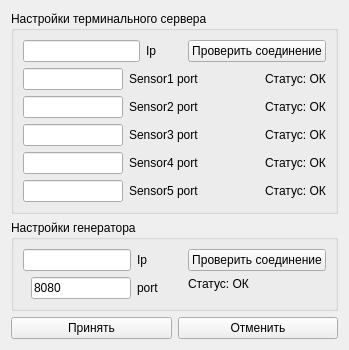
<?xml version="1.0" encoding="UTF-8"?>
<ui version="4.0">
 <class>connections_settings</class>
 <widget class="QWidget" name="connections_settings">
  <property name="geometry">
   <rect>
    <x>0</x>
    <y>0</y>
    <width>349</width>
    <height>340</height>
   </rect>
  </property>
  <property name="windowTitle">
   <string>Настройки соединения</string>
  </property>
  <layout class="QVBoxLayout" name="verticalLayout_4">
   <item>
    <widget class="QGroupBox" name="groupBox_2">
     <property name="title">
      <string>Настройки терминального сервера</string>
     </property>
     <layout class="QVBoxLayout" name="verticalLayout_3">
      <item>
       <layout class="QVBoxLayout" name="verticalLayout">
        <item>
         <layout class="QHBoxLayout" name="horizontalLayout">
          <item>
           <widget class="QLineEdit" name="server_ip_line_edit"/>
          </item>
          <item>
           <widget class="QLabel" name="label">
            <property name="text">
             <string>Ip</string>
            </property>
           </widget>
          </item>
          <item>
           <widget class="QLabel" name="label_16">
            <property name="text">
             <string>      </string>
            </property>
           </widget>
          </item>
          <item>
           <widget class="QPushButton" name="server_ping_button">
            <property name="text">
             <string>Проверить соединение</string>
            </property>
           </widget>
          </item>
         </layout>
        </item>
        <item>
         <layout class="QGridLayout" name="gridLayout">
          <item row="0" column="0">
           <widget class="QLineEdit" name="s1_port_line_edit">
            <property name="sizePolicy">
             <sizepolicy hsizetype="Expanding" vsizetype="Fixed">
              <horstretch>0</horstretch>
              <verstretch>0</verstretch>
             </sizepolicy>
            </property>
            <property name="maximumSize">
             <size>
              <width>100</width>
              <height>16777215</height>
             </size>
            </property>
            <property name="layoutDirection">
             <enum>Qt::LeftToRight</enum>
            </property>
            <property name="inputMethodHints">
             <set>Qt::ImhDigitsOnly</set>
            </property>
            <property name="alignment">
             <set>Qt::AlignLeading|Qt::AlignLeft|Qt::AlignVCenter</set>
            </property>
           </widget>
          </item>
          <item row="0" column="1">
           <widget class="QLabel" name="label_2">
            <property name="text">
             <string>Sensor1 port</string>
            </property>
           </widget>
          </item>
          <item row="0" column="2">
           <widget class="QLabel" name="label_15">
            <property name="text">
             <string>      </string>
            </property>
           </widget>
          </item>
          <item row="0" column="3">
           <widget class="QLabel" name="s1_status_label">
            <property name="text">
             <string>Статус: ОК</string>
            </property>
           </widget>
          </item>
          <item row="1" column="0">
           <widget class="QLineEdit" name="s2_port_line_edit">
            <property name="maximumSize">
             <size>
              <width>100</width>
              <height>16777215</height>
             </size>
            </property>
            <property name="inputMethodHints">
             <set>Qt::ImhDigitsOnly</set>
            </property>
           </widget>
          </item>
          <item row="1" column="1">
           <widget class="QLabel" name="label_3">
            <property name="text">
             <string>Sensor2 port</string>
            </property>
           </widget>
          </item>
          <item row="1" column="3">
           <widget class="QLabel" name="s2_status_label">
            <property name="text">
             <string>Статус: ОК</string>
            </property>
           </widget>
          </item>
          <item row="2" column="0">
           <widget class="QLineEdit" name="s3_port_line_edit">
            <property name="maximumSize">
             <size>
              <width>100</width>
              <height>16777215</height>
             </size>
            </property>
            <property name="inputMethodHints">
             <set>Qt::ImhDigitsOnly</set>
            </property>
           </widget>
          </item>
          <item row="2" column="1">
           <widget class="QLabel" name="label_4">
            <property name="text">
             <string>Sensor3 port</string>
            </property>
           </widget>
          </item>
          <item row="2" column="3">
           <widget class="QLabel" name="s3_status_label">
            <property name="text">
             <string>Статус: ОК</string>
            </property>
           </widget>
          </item>
          <item row="3" column="0">
           <widget class="QLineEdit" name="s4_port_line_edit">
            <property name="maximumSize">
             <size>
              <width>100</width>
              <height>16777215</height>
             </size>
            </property>
            <property name="inputMethodHints">
             <set>Qt::ImhDigitsOnly</set>
            </property>
           </widget>
          </item>
          <item row="3" column="1">
           <widget class="QLabel" name="label_5">
            <property name="text">
             <string>Sensor4 port</string>
            </property>
           </widget>
          </item>
          <item row="3" column="3">
           <widget class="QLabel" name="s4_status_label">
            <property name="text">
             <string>Статус: ОК</string>
            </property>
           </widget>
          </item>
          <item row="4" column="0">
           <widget class="QLineEdit" name="s5_port_line_edit">
            <property name="maximumSize">
             <size>
              <width>100</width>
              <height>16777215</height>
             </size>
            </property>
            <property name="inputMethodHints">
             <set>Qt::ImhDigitsOnly</set>
            </property>
           </widget>
          </item>
          <item row="4" column="1">
           <widget class="QLabel" name="label_6">
            <property name="text">
             <string>Sensor5 port</string>
            </property>
           </widget>
          </item>
          <item row="4" column="3">
           <widget class="QLabel" name="s5_status_label">
            <property name="text">
             <string>Статус: ОК</string>
            </property>
           </widget>
          </item>
         </layout>
        </item>
       </layout>
      </item>
     </layout>
    </widget>
   </item>
   <item>
    <widget class="QGroupBox" name="groupBox">
     <property name="title">
      <string>Настройки генератора</string>
     </property>
     <layout class="QHBoxLayout" name="horizontalLayout_2">
      <item>
       <layout class="QHBoxLayout" name="horizontalLayout_3">
        <item>
         <layout class="QFormLayout" name="formLayout_2">
          <property name="labelAlignment">
           <set>Qt::AlignRight|Qt::AlignTrailing|Qt::AlignVCenter</set>
          </property>
          <item row="0" column="0">
           <widget class="QLineEdit" name="generator_ip_line_edit"/>
          </item>
          <item row="0" column="1">
           <widget class="QLabel" name="label_7">
            <property name="text">
             <string>Ip</string>
            </property>
           </widget>
          </item>
          <item row="1" column="0">
           <widget class="QLineEdit" name="generator_port_line_edit">
            <property name="maximumSize">
             <size>
              <width>100</width>
              <height>16777215</height>
             </size>
            </property>
            <property name="inputMethodHints">
             <set>Qt::ImhDigitsOnly</set>
            </property>
            <property name="text">
             <string>8080</string>
            </property>
           </widget>
          </item>
          <item row="1" column="1">
           <widget class="QLabel" name="label_8">
            <property name="text">
             <string>port</string>
            </property>
           </widget>
          </item>
         </layout>
        </item>
        <item>
         <layout class="QVBoxLayout" name="verticalLayout_2">
          <item>
           <widget class="QPushButton" name="generatop_ping_button">
            <property name="text">
             <string>Проверить соединение</string>
            </property>
           </widget>
          </item>
          <item>
           <widget class="QLabel" name="generator_status_label">
            <property name="text">
             <string>Статус: ОК</string>
            </property>
           </widget>
          </item>
          <item>
           <spacer name="verticalSpacer">
            <property name="orientation">
             <enum>Qt::Vertical</enum>
            </property>
            <property name="sizeHint" stdset="0">
             <size>
              <width>20</width>
              <height>40</height>
             </size>
            </property>
           </spacer>
          </item>
         </layout>
        </item>
       </layout>
      </item>
     </layout>
    </widget>
   </item>
   <item>
    <layout class="QHBoxLayout" name="horizontalLayout_4">
     <item>
      <widget class="QPushButton" name="accept_button">
       <property name="text">
        <string>Принять</string>
       </property>
      </widget>
     </item>
     <item>
      <widget class="QPushButton" name="cancel_button">
       <property name="text">
        <string>Отменить</string>
       </property>
      </widget>
     </item>
    </layout>
   </item>
  </layout>
 </widget>
 <resources/>
 <connections/>
</ui>
